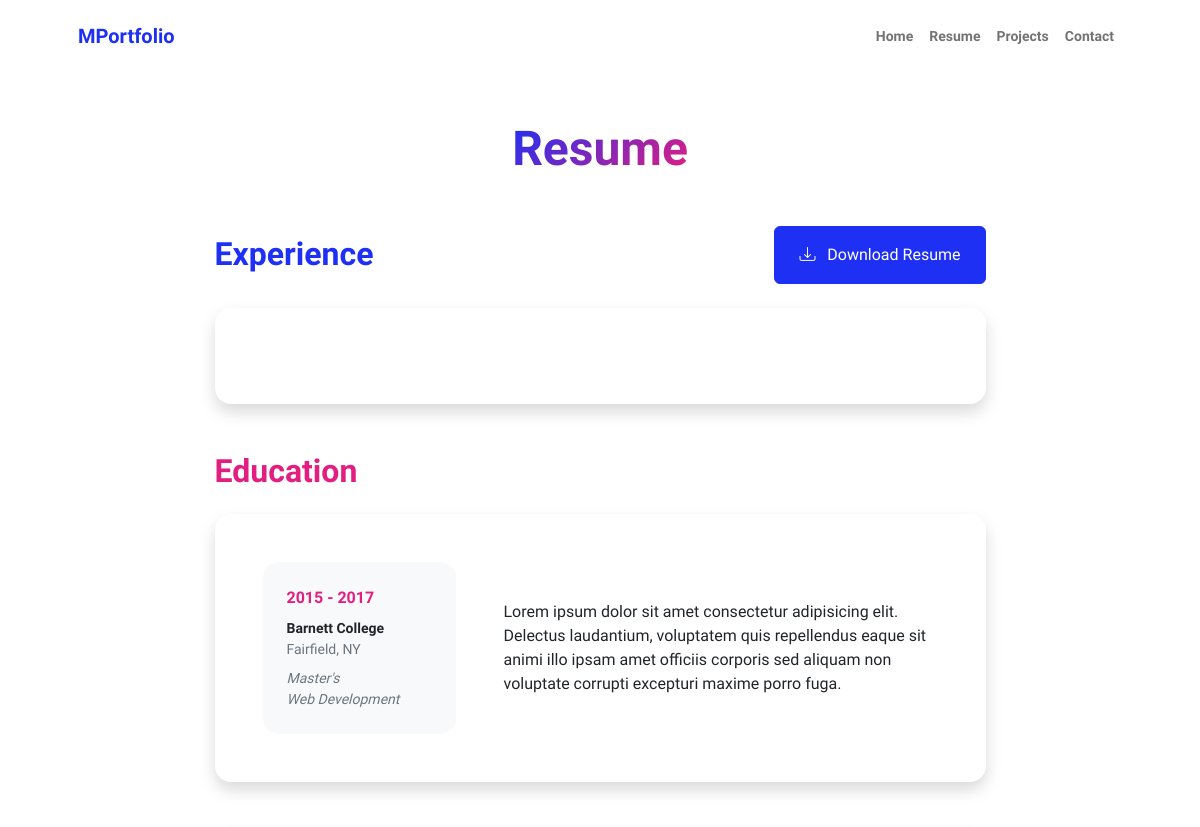
The page /resume/ (upper part) on the database as committed earlier.
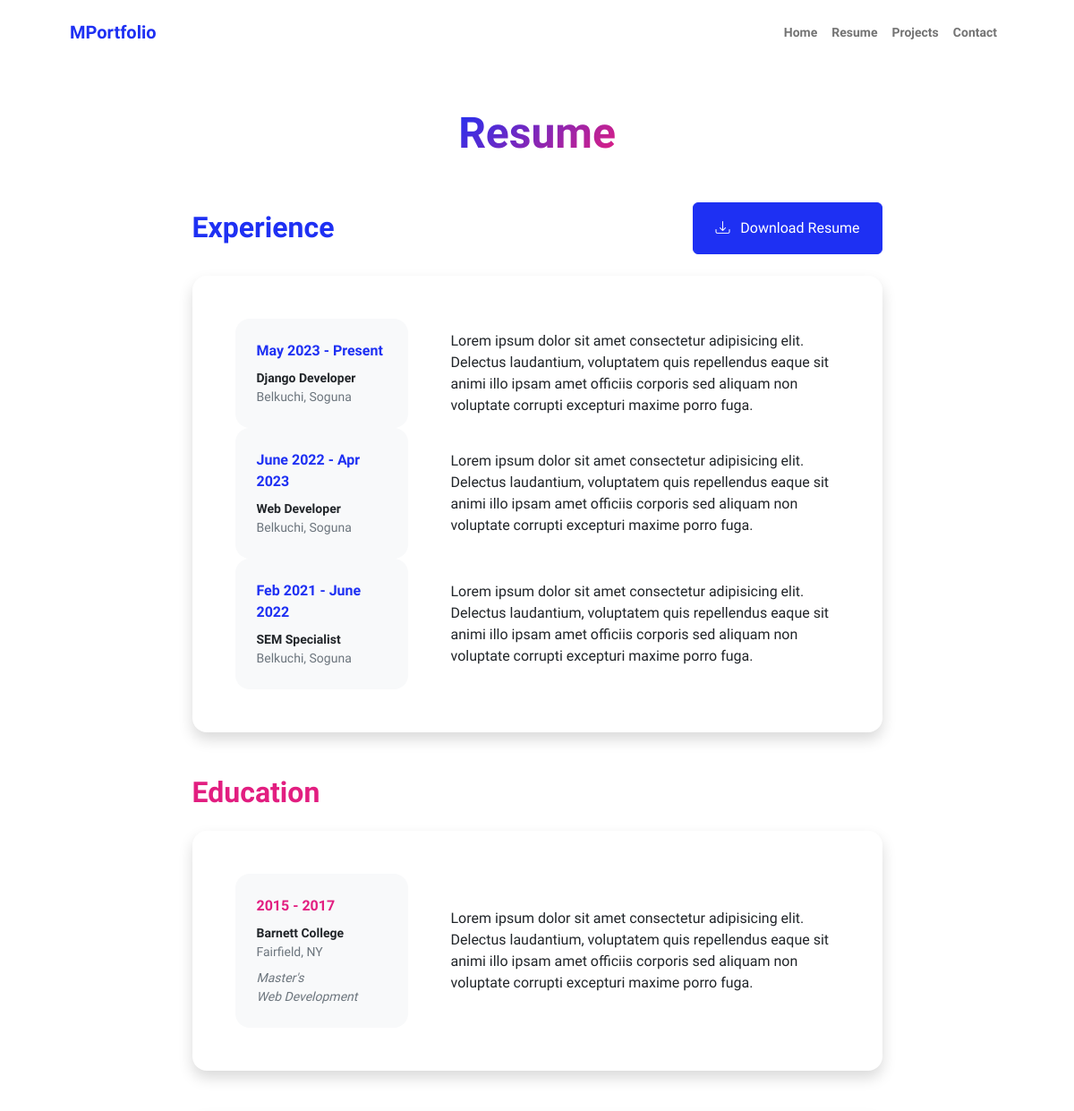
The same page on the database as committed later.
### myapp/models.py (models this page shows, shortened)
class Experience(models.Model):
    job_year = models.CharField(max_length=200)
    job_title = models.CharField(max_length=255)
    address = models.CharField(max_length=255)
    description = models.TextField()
    class Meta:
        verbose_name_plural = 'Experiences'

### myapp/views.py (the view)
# urls.py: path('resume/', ResumeView, name='resume'),
def ResumeView(request):
    job_info_data = Experience.objects.all()
    context = {
        'job_info_data': job_info_data
    }
    return render(request, 'resume.html', context)

### templates/resume.html (shortened to what this page needs)
{% extends "layouts.html" %}
{% load static %}
{% block content %}
<div class="container px-5 my-5">
    <div class="text-center mb-5">
        <h1 class="display-5 fw-bolder mb-0"><span class="text-gradient d-inline">Resume</span></h1>
    </div>
    <div class="row gx-5 justify-content-center">
        <div class="col-lg-11 col-xl-9 col-xxl-8">
            <section>
                <div class="d-flex align-items-center justify-content-between mb-4">
                    <h2 class="text-primary fw-bolder mb-0">Experience</h2>
                    <a class="btn btn-primary px-4 py-3" href="#!">
                        <div class="d-inline-block bi bi-download me-2"></div>
                        Download Resume
                    </a>
                </div>
                <div class="card shadow border-0 rounded-4 mb-5">
                    <div class="card-body p-5">
                        <div class="row align-items-center gx-5">
                            {% for job in job_info_data %}
                                <div class="col text-center text-lg-start mb-4 mb-lg-0">
                                    <div class="bg-light p-4 rounded-4">
                                        <div class="text-primary fw-bolder mb-2">{{ job.job_year }}</div>
                                        <div class="small fw-bolder">{{ job.job_title }}</div>
                                        <div class="small text-muted">{{ job.address }}</div>
                                    </div>
                                </div>
                                <div class="col-lg-8">
                                    <div>{{ job.description }}</div>
                                </div>
                            {% endfor %}
                        </div>
                    </div>
                </div>
            </section>
            <section>
                <h2 class="text-secondary fw-bolder mb-4">Education</h2>
                <div class="card shadow border-0 rounded-4 mb-5">
                    <div class="card-body p-5">
                        <div class="row align-items-center gx-5">
                            <div class="col text-center text-lg-start mb-4 mb-lg-0">
                                <div class="bg-light p-4 rounded-4">
                                    <div class="text-secondary fw-bolder mb-2">2015 - 2017</div>
                                    <div class="mb-2">
                                        <div class="small fw-bolder">Barnett College</div>
                                        <div class="small text-muted">Fairfield, NY</div>
                                    </div>
                                    <div class="fst-italic">
                                        <div class="small text-muted">Master's</div>
                                        <div class="small text-muted">Web Development</div>
                                    </div>
                                </div>
                            </div>
                            <div class="col-lg-8">
                                <div>Lorem ipsum dolor sit amet consectetur adipisicing elit. Delectus laudantium,
                                    voluptatem quis repellendus eaque sit animi illo ipsam amet officiis corporis sed
                                    aliquam non voluptate corrupti excepturi maxime porro fuga.</div>
                            </div>
                        </div>
                    </div>
                </div>
            </section>
        </div>
    </div>
</div>
{% endblock %}

### templates/layouts.html (shortened to what this page needs)
{% load static %}
<!DOCTYPE html>
<html lang="en">
<head>
    <link href="https://cdn.jsdelivr.net/npm/bootstrap-icons@1.8.1/font/bootstrap-icons.css" rel="stylesheet" />
    <link href="{% static 'css/styles.css' %}" rel="stylesheet" />
</head>
<body class="d-flex flex-column h-100">
    <main class="flex-shrink-0">
        <nav class="navbar navbar-expand-lg navbar-light bg-white py-3">
            <div class="container px-5">
                <a class="navbar-brand" href="{% url "index" %}"><span class="fw-bolder text-primary">MPortfolio</span></a>
                <div class="collapse navbar-collapse" id="navbarSupportedContent">
                    <ul class="navbar-nav ms-auto mb-2 mb-lg-0 small fw-bolder">
                        <li class="nav-item"><a class="nav-link" href="{% url "index" %}">Home</a></li>
                        <li class="nav-item"><a class="nav-link" href="{% url "resume" %}">Resume</a></li>
                        <li class="nav-item"><a class="nav-link" href="{% url "projects" %}">Projects</a></li>
                        <li class="nav-item"><a class="nav-link" href="{% url "contact" %}">Contact</a></li>
                    </ul>
                </div>
            </div>
        </nav>
        {% block content%}
        {% endblock content %}
    </main>
</body>
</html>

Rows that differ between the two databases and show on the page:
added Experience: job_year "May 2023 - Present", job_title "Django Developer", address "Belkuchi, Soguna", description "Lorem ipsum dolor sit amet consectetur adipisicing elit. Delectus laudantium, voluptatem quis repellendus eaque sit animi illo ipsam amet officiis corporis sed aliquam non voluptate corrupti excepturi maxime porro fuga."
added Experience: job_year "June 2022 - Apr 2023", job_title "Web Developer", address "Belkuchi, Soguna", description "Lorem ipsum dolor sit amet consectetur adipisicing elit. Delectus laudantium, voluptatem quis repellendus eaque sit animi illo ipsam amet officiis corporis sed aliquam non voluptate corrupti excepturi maxime porro fuga."
added Experience: job_year "Feb 2021 - June 2022", job_title "SEM Specialist", address "Belkuchi, Soguna", description "Lorem ipsum dolor sit amet consectetur adipisicing elit. Delectus laudantium, voluptatem quis repellendus eaque sit animi illo ipsam amet officiis corporis sed aliquam non voluptate corrupti excepturi maxime porro fuga."
